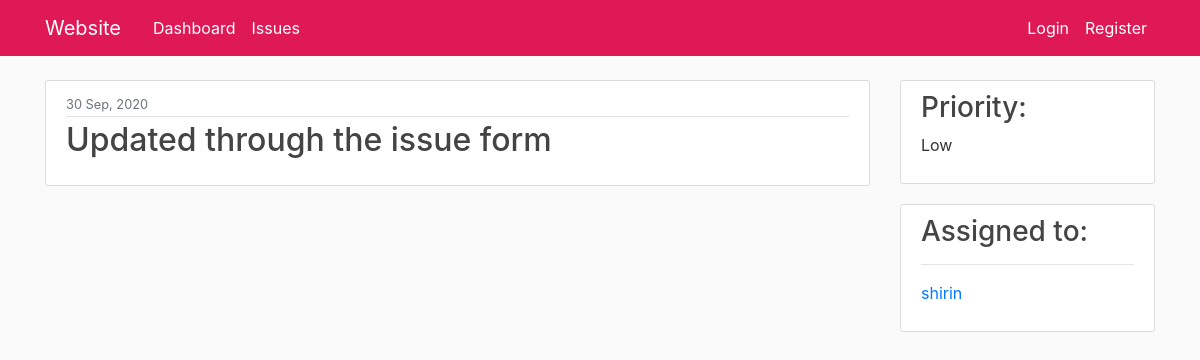
Page /issue/6/ on the committed database.
### issue/models.py (models this page shows, shortened)
class Issue(models.Model):
    PRIORITY_CHOICES= (
        ('high','high'),
        ('medium','medium'),
        ('low', 'low')
    )
    title=models.CharField(max_length=100)
    content= MarkdownxField()
    date_created=models.DateTimeField(default=timezone.now)
    priority=models.CharField(max_length=30, choices=PRIORITY_CHOICES)
    author = models.ManyToManyField(User)
    def formatted_markdown(self):
        return markdownify(self.content)

### issue/views.py (the view)
# urls.py: path('<int:pk>/', views.IssueDetailView.as_view(), name='issue-detail'),
class IssueDetailView(DetailView):
    model = Issue

### issue/templates/issue/issue_detail.html (shortened to what this page needs)
{% extends "issue/base.html" %}
{% block content %}
<div class="col-md-9">
    <article class="media content-section">
        <div class="media-body">
            <div class="article-metadata">
                <small class="text-muted">{{ object.date_created|date:"j M, Y"}}</small>
            </div>
        <h2><a class="article-title">{{ object.title }}</a></h2>
        </div>
    </article>
</div>
<div class="col-md-3">
    <article class="media content-section">
        <div class="media-body">
            <h3>Priority:</h3>
            <p class="article-content"> {{object.priority.title}} </p>
        </div>
    </article>
    <article class="media content-section">
        <div class="media-body">
            <h3>Assigned to:</h3>
            <hr>
            {% for an_author in object.author.all %}
                <p><a class="mr-2" href="{% url 'profile' %}">{{ an_author }}</a></p>
            {%endfor%}
        </div>
    </article>
</div>
{% endblock content %}

### issue/static/issue/main.css (style rules this page uses)
body { background: #fafafa; color: #333333; margin-top: 5rem; }
h1, h2, h3, h4, h5, h6 { color: #444444; }
.content-section { background: #ffffff; padding: 10px 20px; border: 1px solid #dddddd; border-radius: 3px; margin-bottom: 20px; }
.article-title { color: #444444; }
.article-content { white-space: pre-line; }
.article-metadata { padding-bottom: 1px; margin-bottom: 4px; border-bottom: 1px solid #e3e3e3 }

### rows in the picture
Issue: date_created "30 Sep, 2020", title "Updated through the issue form", priority "Low"

### other values in the picture
{{ an_author }} "shirin"
